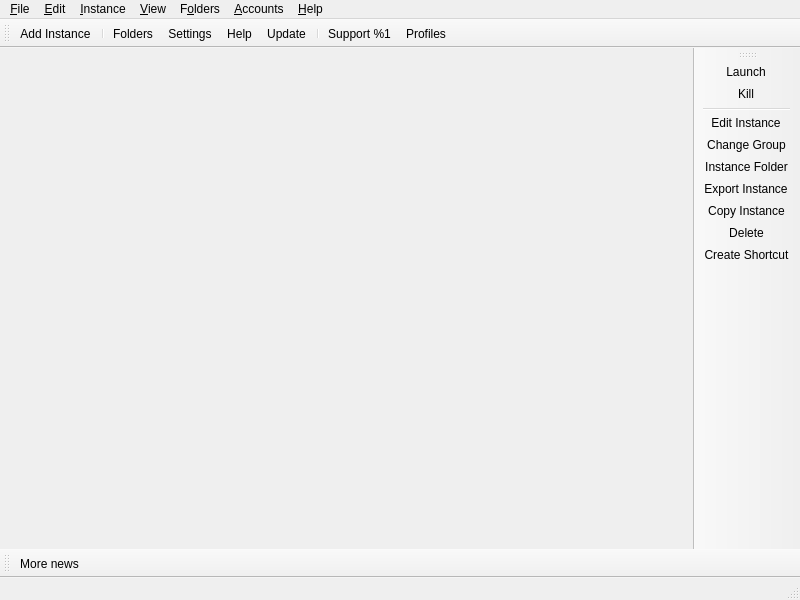
<?xml version="1.0" encoding="UTF-8"?>
<ui version="4.0">
 <class>MainWindow</class>
 <widget class="QMainWindow" name="MainWindow">
  <property name="geometry">
   <rect>
    <x>0</x>
    <y>0</y>
    <width>800</width>
    <height>600</height>
   </rect>
  </property>
  <property name="windowTitle">
   <string notr="true">MainWindow</string>
  </property>
  <widget class="QWidget" name="centralWidget">
   <layout class="QHBoxLayout" name="horizontalLayout">
    <property name="spacing">
     <number>0</number>
    </property>
    <property name="leftMargin">
     <number>0</number>
    </property>
    <property name="topMargin">
     <number>0</number>
    </property>
    <property name="rightMargin">
     <number>0</number>
    </property>
    <property name="bottomMargin">
     <number>0</number>
    </property>
   </layout>
  </widget>
  <widget class="QStatusBar" name="statusBar"/>
  <widget class="QToolBar" name="instanceToolBar">
   <property name="enabled">
    <bool>true</bool>
   </property>
   <property name="windowTitle">
    <string>Instance ToolBar</string>
   </property>
   <property name="allowedAreas">
    <set>Qt::ToolBarArea::LeftToolBarArea|Qt::ToolBarArea::RightToolBarArea</set>
   </property>
   <property name="iconSize">
    <size>
     <width>16</width>
     <height>16</height>
    </size>
   </property>
   <property name="toolButtonStyle">
    <enum>Qt::ToolButtonStyle::ToolButtonTextBesideIcon</enum>
   </property>
   <property name="floatable">
    <bool>false</bool>
   </property>
   <attribute name="toolBarArea">
    <enum>RightToolBarArea</enum>
   </attribute>
   <attribute name="toolBarBreak">
    <bool>false</bool>
   </attribute>
   <addaction name="actionLaunchInstance"/>
   <addaction name="actionKillInstance"/>
   <addaction name="separator"/>
   <addaction name="actionEditInstance"/>
   <addaction name="actionChangeInstGroup"/>
   <addaction name="actionViewSelectedInstFolder"/>
   <addaction name="actionExportInstance"/>
   <addaction name="actionCopyInstance"/>
   <addaction name="actionDeleteInstance"/>
   <addaction name="actionCreateInstanceShortcut"/>
  </widget>
  <widget class="QToolBar" name="mainToolBar">
   <property name="windowTitle">
    <string>Main Toolbar</string>
   </property>
   <property name="allowedAreas">
    <set>Qt::ToolBarArea::BottomToolBarArea|Qt::ToolBarArea::TopToolBarArea</set>
   </property>
   <property name="toolButtonStyle">
    <enum>Qt::ToolButtonStyle::ToolButtonTextBesideIcon</enum>
   </property>
   <property name="floatable">
    <bool>false</bool>
   </property>
   <attribute name="toolBarArea">
    <enum>TopToolBarArea</enum>
   </attribute>
   <attribute name="toolBarBreak">
    <bool>false</bool>
   </attribute>
   <addaction name="actionAddInstance"/>
   <addaction name="separator"/>
   <addaction name="actionFoldersButton"/>
   <addaction name="actionSettings"/>
   <addaction name="actionHelpButton"/>
   <addaction name="actionCheckUpdate"/>
   <addaction name="separator"/>
   <addaction name="actionPatreon"/>
   <addaction name="actionAccountsButton"/>
  </widget>
  <widget class="QToolBar" name="newsToolBar">
   <property name="windowTitle">
    <string>News Toolbar</string>
   </property>
   <property name="allowedAreas">
    <set>Qt::ToolBarArea::BottomToolBarArea|Qt::ToolBarArea::TopToolBarArea</set>
   </property>
   <property name="iconSize">
    <size>
     <width>16</width>
     <height>16</height>
    </size>
   </property>
   <property name="toolButtonStyle">
    <enum>Qt::ToolButtonStyle::ToolButtonTextBesideIcon</enum>
   </property>
   <property name="floatable">
    <bool>false</bool>
   </property>
   <attribute name="toolBarArea">
    <enum>BottomToolBarArea</enum>
   </attribute>
   <attribute name="toolBarBreak">
    <bool>false</bool>
   </attribute>
   <addaction name="actionMoreNews"/>
  </widget>
  <widget class="QMenuBar" name="menuBar">
   <property name="geometry">
    <rect>
     <x>0</x>
     <y>0</y>
     <width>800</width>
     <height>23</height>
    </rect>
   </property>
   <widget class="QMenu" name="fileMenu">
    <property name="title">
     <string>&amp;File</string>
    </property>
    <property name="toolTipsVisible">
     <bool>true</bool>
    </property>
    <addaction name="actionAddInstance"/>
    <addaction name="separator"/>
    <addaction name="actionLaunchInstance"/>
    <addaction name="actionLaunchInstanceOffline"/>
    <addaction name="actionKillInstance"/>
    <addaction name="separator"/>
    <addaction name="actionEditInstance"/>
    <addaction name="actionChangeInstGroup"/>
    <addaction name="actionViewSelectedInstFolder"/>
    <addaction name="actionExportInstance"/>
    <addaction name="actionCopyInstance"/>
    <addaction name="actionDeleteInstance"/>
    <addaction name="actionCreateInstanceShortcut"/>
    <addaction name="separator"/>
    <addaction name="actionSettings"/>
   </widget>
   <widget class="QMenu" name="editMenu">
    <property name="title">
     <string>&amp;Edit</string>
    </property>
    <property name="toolTipsVisible">
     <bool>true</bool>
    </property>
    <addaction name="actionUndoTrashInstance"/>
    <addaction name="separator"/>
    <addaction name="actionRenameInstance"/>
    <addaction name="actionChangeInstIcon"/>
   </widget>
   <widget class="QMenu" name="instanceMenu">
    <property name="title">
     <string>&amp;Instance</string>
    </property>
    <property name="toolTipsVisible">
     <bool>true</bool>
    </property>
    <addaction name="actionInstanceSettings"/>
    <addaction name="actionEditInstNotes"/>
    <addaction name="separator"/>
    <addaction name="actionMods"/>
    <addaction name="actionWorlds"/>
    <addaction name="actionScreenshots"/>
    <addaction name="separator"/>
    <addaction name="actionViewSelectedMCFolder"/>
    <addaction name="actionViewSelectedModsFolder"/>
    <addaction name="actionConfig_Folder"/>
   </widget>
   <widget class="QMenu" name="viewMenu">
    <property name="title">
     <string>&amp;View</string>
    </property>
    <property name="toolTipsVisible">
     <bool>true</bool>
    </property>
    <addaction name="actionLockToolbars"/>
    <addaction name="separator"/>
    <addaction name="actionMenuBarInsteadOfToolBar"/>
   </widget>
   <widget class="QMenu" name="foldersMenu">
    <property name="title">
     <string>F&amp;olders</string>
    </property>
    <property name="toolTipsVisible">
     <bool>true</bool>
    </property>
    <addaction name="actionViewLauncherRootFolder"/>
    <addaction name="separator"/>
    <addaction name="actionViewInstanceFolder"/>
    <addaction name="actionViewCentralModsFolder"/>
    <addaction name="actionViewSkinsFolder"/>
    <addaction name="actionViewJavaFolder"/>
    <addaction name="separator"/>
    <addaction name="actionViewIconsFolder"/>
    <addaction name="actionViewIconThemeFolder"/>
    <addaction name="actionViewColorSchemeFolder"/>
    <addaction name="separator"/>
    <addaction name="actionViewLogsFolder"/>
   </widget>
   <widget class="QMenu" name="helpMenu">
    <property name="title">
     <string>&amp;Help</string>
    </property>
    <property name="toolTipsVisible">
     <bool>true</bool>
    </property>
    <addaction name="actionReportBug"/>
    <addaction name="actionDISCORD"/>
    <addaction name="actionREDDIT"/>
    <addaction name="actionPlugins"/>
    <addaction name="actionMeshMCLogs"/>
    <addaction name="actionAbout"/>
    <addaction name="separator"/>
    <addaction name="actionCheckUpdate"/>
   </widget>
   <widget class="QMenu" name="accountMenu">
    <property name="title">
     <string>&amp;Accounts</string>
    </property>
   </widget>
   <addaction name="fileMenu"/>
   <addaction name="editMenu"/>
   <addaction name="instanceMenu"/>
   <addaction name="viewMenu"/>
   <addaction name="foldersMenu"/>
   <addaction name="accountMenu"/>
   <addaction name="helpMenu"/>
  </widget>
  <action name="actionAddInstance">
   <property name="meshmcIcon" stdset="0">
    <string notr="true">new</string>
   </property>
   <property name="text">
    <string>Add Instance</string>
   </property>
   <property name="toolTip">
    <string>Add a new instance.</string>
   </property>
   <property name="menuRole">
    <enum>QAction::MenuRole::NoRole</enum>
   </property>
  </action>
  <action name="actionUndoTrashInstance">
   <property name="enabled">
    <bool>false</bool>
   </property>
   <property name="text">
    <string>Undo Last Instance Deletion</string>
   </property>
   <property name="toolTip">
    <string>Bring the instance you last sent to the trash back, along with its shortcuts.</string>
   </property>
   <property name="menuRole">
    <enum>QAction::MenuRole::NoRole</enum>
   </property>
  </action>
  <action name="actionViewLauncherRootFolder">
   <property name="meshmcIcon" stdset="0">
    <string notr="true">viewfolder</string>
   </property>
   <property name="text">
    <string>Launcher Root</string>
   </property>
   <property name="toolTip">
    <string>Open the launcher's root folder in a file browser.</string>
   </property>
   <property name="menuRole">
    <enum>QAction::MenuRole::NoRole</enum>
   </property>
  </action>
  <action name="actionViewInstanceFolder">
   <property name="meshmcIcon" stdset="0">
    <string notr="true">viewfolder</string>
   </property>
   <property name="text">
    <string>Instances</string>
   </property>
   <property name="toolTip">
    <string>Open the instance folder in a file browser.</string>
   </property>
   <property name="menuRole">
    <enum>QAction::MenuRole::NoRole</enum>
   </property>
  </action>
  <action name="actionViewCentralModsFolder">
   <property name="meshmcIcon" stdset="0">
    <string notr="true">centralmods</string>
   </property>
   <property name="text">
    <string>Central Mods</string>
   </property>
   <property name="toolTip">
    <string>Open the central mods folder in a file browser.</string>
   </property>
   <property name="menuRole">
    <enum>QAction::MenuRole::NoRole</enum>
   </property>
  </action>
  <action name="actionViewSkinsFolder">
   <property name="meshmcIcon" stdset="0">
    <string notr="true">viewfolder</string>
   </property>
   <property name="text">
    <string>Skins</string>
   </property>
   <property name="toolTip">
    <string>Open the skins folder in a file browser.</string>
   </property>
   <property name="menuRole">
    <enum>QAction::MenuRole::NoRole</enum>
   </property>
  </action>
  <action name="actionViewJavaFolder">
   <property name="meshmcIcon" stdset="0">
    <string notr="true">viewfolder</string>
   </property>
   <property name="text">
    <string>Java</string>
   </property>
   <property name="toolTip">
    <string>Open the Java folder in a file browser. Only available if the built-in Java downloader is used.</string>
   </property>
   <property name="menuRole">
    <enum>QAction::MenuRole::NoRole</enum>
   </property>
  </action>
  <action name="actionViewIconThemeFolder">
   <property name="meshmcIcon" stdset="0">
    <string notr="true">viewfolder</string>
   </property>
   <property name="text">
    <string>Icon Themes</string>
   </property>
   <property name="toolTip">
    <string>Open the folder for your own icon themes in a file browser.</string>
   </property>
   <property name="menuRole">
    <enum>QAction::MenuRole::NoRole</enum>
   </property>
  </action>
  <action name="actionViewColorSchemeFolder">
   <property name="meshmcIcon" stdset="0">
    <string notr="true">viewfolder</string>
   </property>
   <property name="text">
    <string>Color Schemes</string>
   </property>
   <property name="toolTip">
    <string>Open the folder for your own color schemes in a file browser.</string>
   </property>
   <property name="menuRole">
    <enum>QAction::MenuRole::NoRole</enum>
   </property>
  </action>
  <action name="actionViewIconsFolder">
   <property name="meshmcIcon" stdset="0">
    <string notr="true">viewfolder</string>
   </property>
   <property name="text">
    <string>Instance Icons</string>
   </property>
   <property name="toolTip">
    <string>Open the instance icons folder in a file browser.</string>
   </property>
   <property name="menuRole">
    <enum>QAction::MenuRole::NoRole</enum>
   </property>
  </action>
  <action name="actionViewLogsFolder">
   <property name="meshmcIcon" stdset="0">
    <string notr="true">viewfolder</string>
   </property>
   <property name="text">
    <string>Logs</string>
   </property>
   <property name="toolTip">
    <string>Open the logs folder in a file browser.</string>
   </property>
   <property name="menuRole">
    <enum>QAction::MenuRole::NoRole</enum>
   </property>
  </action>
  <action name="actionSettings">
   <property name="meshmcIcon" stdset="0">
    <string notr="true">settings</string>
   </property>
   <property name="text">
    <string>Settings</string>
   </property>
   <property name="toolTip">
    <string>Change settings.</string>
   </property>
   <property name="menuRole">
    <enum>QAction::MenuRole::TextHeuristicRole</enum>
   </property>
  </action>
  <action name="actionMeshMCLogs">
   <property name="meshmcIcon" stdset="0">
    <string notr="true">log</string>
   </property>
   <property name="text">
    <string>MeshMC Logs</string>
   </property>
   <property name="toolTip">
    <string>View and manage MeshMC application logs.</string>
   </property>
   <property name="menuRole">
    <enum>QAction::MenuRole::NoRole</enum>
   </property>
  </action>
  <action name="actionAbout">
   <property name="meshmcIcon" stdset="0">
    <string notr="true">about</string>
   </property>
   <property name="text">
    <string>About %1</string>
   </property>
   <property name="toolTip">
    <string>View information about %1.</string>
   </property>
   <property name="menuRole">
    <enum>QAction::MenuRole::TextHeuristicRole</enum>
   </property>
  </action>
  <action name="actionManageAccounts">
   <property name="meshmcIcon" stdset="0">
    <string notr="true">accounts</string>
   </property>
   <property name="text">
    <string>Manage Accounts</string>
   </property>
   <property name="toolTip">
    <string>Manage Microsoft Accounts.</string>
   </property>
   <property name="menuRole">
    <enum>QAction::MenuRole::NoRole</enum>
   </property>
  </action>
  <action name="actionManageSkins">
   <property name="meshmcIcon" stdset="0">
    <string notr="true">settings</string>
   </property>
   <property name="text">
    <string>Manage Skins</string>
   </property>
   <property name="toolTip">
    <string>Manage the skins of the currently selected account.</string>
   </property>
   <property name="menuRole">
    <enum>QAction::MenuRole::NoRole</enum>
   </property>
  </action>
  <action name="actionLockToolbars">
   <property name="checkable">
    <bool>true</bool>
   </property>
   <property name="text">
    <string>Lock Toolbars</string>
   </property>
   <property name="toolTip">
    <string>Prevent the toolbars from being dragged around.</string>
   </property>
   <property name="menuRole">
    <enum>QAction::MenuRole::NoRole</enum>
   </property>
  </action>
  <action name="actionMoreNews">
   <property name="meshmcIcon" stdset="0">
    <string notr="true">news</string>
   </property>
   <property name="text">
    <string>More news...</string>
   </property>
   <property name="toolTip">
    <string>Open the development blog to read more news about %1.</string>
   </property>
   <property name="menuRole">
    <enum>QAction::MenuRole::NoRole</enum>
   </property>
  </action>
  <action name="actionMenuBarInsteadOfToolBar">
   <property name="checkable">
    <bool>true</bool>
   </property>
   <property name="text">
    <string>Menu Bar Instead of Tool Bar</string>
   </property>
   <property name="toolTip">
    <string>Keep this menu bar and hide the main toolbar. Without it, tap Alt to show the menu bar for a moment.</string>
   </property>
   <property name="menuRole">
    <enum>QAction::MenuRole::NoRole</enum>
   </property>
  </action>
  <action name="actionChangeInstIcon">
   <property name="text">
    <string>Change Icon</string>
   </property>
   <property name="toolTip">
    <string>Change the selected instance's icon.</string>
   </property>
   <property name="menuRole">
    <enum>QAction::MenuRole::NoRole</enum>
   </property>
  </action>
  <action name="actionRenameInstance">
   <property name="meshmcIcon" stdset="0">
    <string notr="true">rename</string>
   </property>
   <property name="text">
    <string>Rename</string>
   </property>
   <property name="toolTip">
    <string>Rename the selected instance.</string>
   </property>
   <property name="menuRole">
    <enum>QAction::MenuRole::NoRole</enum>
   </property>
  </action>
  <action name="actionLaunchInstance">
   <property name="meshmcIcon" stdset="0">
    <string notr="true">launch</string>
   </property>
   <property name="text">
    <string>Launch</string>
   </property>
   <property name="toolTip">
    <string>Launch the selected instance.</string>
   </property>
   <property name="menuRole">
    <enum>QAction::MenuRole::NoRole</enum>
   </property>
  </action>
  <action name="actionKillInstance">
   <property name="meshmcIcon" stdset="0">
    <string notr="true">status-bad</string>
   </property>
   <property name="text">
    <string>Kill</string>
   </property>
   <property name="toolTip">
    <string>Kill the running instance.</string>
   </property>
   <property name="shortcut">
    <string>Ctrl+K</string>
   </property>
   <property name="menuRole">
    <enum>QAction::MenuRole::NoRole</enum>
   </property>
  </action>
  <action name="actionLaunchInstanceOffline">
   <property name="meshmcIcon" stdset="0">
    <string notr="true">launch</string>
   </property>
   <property name="text">
    <string>Launch Offline</string>
   </property>
   <property name="toolTip">
    <string>Launch the selected instance in offline mode.</string>
   </property>
   <property name="menuRole">
    <enum>QAction::MenuRole::NoRole</enum>
   </property>
  </action>
  <action name="actionEditInstance">
   <property name="meshmcIcon" stdset="0">
    <string notr="true">settings</string>
   </property>
   <property name="text">
    <string>Edit Instance</string>
   </property>
   <property name="toolTip">
    <string>Change the instance settings, mods and versions.</string>
   </property>
   <property name="menuRole">
    <enum>QAction::MenuRole::NoRole</enum>
   </property>
  </action>
  <action name="actionInstanceSettings">
   <property name="meshmcIcon" stdset="0">
    <string notr="true">instance-settings</string>
   </property>
   <property name="text">
    <string>Instance Settings</string>
   </property>
   <property name="toolTip">
    <string>Open the settings for the selected instance.</string>
   </property>
   <property name="menuRole">
    <enum>QAction::MenuRole::TextHeuristicRole</enum>
   </property>
  </action>
  <action name="actionEditInstNotes">
   <property name="meshmcIcon" stdset="0">
    <string notr="true">notes</string>
   </property>
   <property name="text">
    <string>Edit Notes</string>
   </property>
   <property name="toolTip">
    <string>Edit the notes for the selected instance.</string>
   </property>
   <property name="menuRole">
    <enum>QAction::MenuRole::NoRole</enum>
   </property>
  </action>
  <action name="actionMods">
   <property name="meshmcIcon" stdset="0">
    <string notr="true">loadermods</string>
   </property>
   <property name="text">
    <string>View Mods</string>
   </property>
   <property name="toolTip">
    <string>View the mods of this instance.</string>
   </property>
   <property name="menuRole">
    <enum>QAction::MenuRole::NoRole</enum>
   </property>
  </action>
  <action name="actionWorlds">
   <property name="meshmcIcon" stdset="0">
    <string notr="true">worlds</string>
   </property>
   <property name="text">
    <string>View Worlds</string>
   </property>
   <property name="toolTip">
    <string>View the worlds of this instance.</string>
   </property>
   <property name="menuRole">
    <enum>QAction::MenuRole::NoRole</enum>
   </property>
  </action>
  <action name="actionScreenshots">
   <property name="meshmcIcon" stdset="0">
    <string notr="true">screenshots</string>
   </property>
   <property name="text">
    <string>Manage Screenshots</string>
   </property>
   <property name="toolTip">
    <string>View and upload screenshots for this instance.</string>
   </property>
   <property name="menuRole">
    <enum>QAction::MenuRole::NoRole</enum>
   </property>
  </action>
  <action name="actionChangeInstGroup">
   <property name="meshmcIcon" stdset="0">
    <string notr="true">tag</string>
   </property>
   <property name="text">
    <string>Change Group</string>
   </property>
   <property name="toolTip">
    <string>Change the selected instance's group.</string>
   </property>
   <property name="menuRole">
    <enum>QAction::MenuRole::NoRole</enum>
   </property>
  </action>
  <action name="actionViewSelectedMCFolder">
   <property name="meshmcIcon" stdset="0">
    <string notr="true">minecraft</string>
   </property>
   <property name="text">
    <string>Minecraft Folder</string>
   </property>
   <property name="toolTip">
    <string>Open the selected instance's minecraft folder in a file browser.</string>
   </property>
   <property name="menuRole">
    <enum>QAction::MenuRole::NoRole</enum>
   </property>
  </action>
  <action name="actionViewSelectedModsFolder">
   <property name="meshmcIcon" stdset="0">
    <string notr="true">loadermods</string>
   </property>
   <property name="text">
    <string>Mods Folder</string>
   </property>
   <property name="toolTip">
    <string>Open the selected instance's mods folder in a file browser.</string>
   </property>
   <property name="menuRole">
    <enum>QAction::MenuRole::NoRole</enum>
   </property>
  </action>
  <action name="actionConfig_Folder">
   <property name="meshmcIcon" stdset="0">
    <string notr="true">custom-commands</string>
   </property>
   <property name="text">
    <string>Config Folder</string>
   </property>
   <property name="toolTip">
    <string>Open the instance's config folder.</string>
   </property>
   <property name="menuRole">
    <enum>QAction::MenuRole::TextHeuristicRole</enum>
   </property>
  </action>
  <action name="actionViewSelectedInstFolder">
   <property name="meshmcIcon" stdset="0">
    <string notr="true">viewfolder</string>
   </property>
   <property name="text">
    <string>Instance Folder</string>
   </property>
   <property name="toolTip">
    <string>Open the selected instance's root folder in a file browser.</string>
   </property>
   <property name="menuRole">
    <enum>QAction::MenuRole::NoRole</enum>
   </property>
  </action>
  <action name="actionExportInstance">
   <property name="meshmcIcon" stdset="0">
    <string notr="true">export</string>
   </property>
   <property name="text">
    <string>E&amp;xport...</string>
   </property>
   <property name="iconText">
    <string>Export Instance</string>
   </property>
   <property name="toolTip">
    <string>Export the selected instance to supported formats.</string>
   </property>
   <property name="menuRole">
    <enum>QAction::MenuRole::NoRole</enum>
   </property>
  </action>
  <action name="actionExportInstanceZip">
   <property name="meshmcIcon" stdset="0">
    <string notr="true">launcher</string>
   </property>
   <property name="text">
    <string>%1 (zip)</string>
   </property>
   <property name="menuRole">
    <enum>QAction::MenuRole::NoRole</enum>
   </property>
  </action>
  <action name="actionExportInstanceMrPack">
   <property name="meshmcIcon" stdset="0">
    <string notr="true">modrinth</string>
   </property>
   <property name="text">
    <string>Modrinth (mrpack)</string>
   </property>
   <property name="menuRole">
    <enum>QAction::MenuRole::NoRole</enum>
   </property>
  </action>
  <action name="actionExportInstanceFlamePack">
   <property name="meshmcIcon" stdset="0">
    <string notr="true">flame</string>
   </property>
   <property name="text">
    <string>CurseForge (zip)</string>
   </property>
   <property name="menuRole">
    <enum>QAction::MenuRole::NoRole</enum>
   </property>
  </action>
  <action name="actionDeleteInstance">
   <property name="meshmcIcon" stdset="0">
    <string notr="true">delete</string>
   </property>
   <property name="text">
    <string>Delete</string>
   </property>
   <property name="toolTip">
    <string>Delete the selected instance.</string>
   </property>
   <property name="menuRole">
    <enum>QAction::MenuRole::NoRole</enum>
   </property>
  </action>
  <action name="actionCopyInstance">
   <property name="meshmcIcon" stdset="0">
    <string notr="true">copy</string>
   </property>
   <property name="text">
    <string>Copy Instance</string>
   </property>
   <property name="toolTip">
    <string>Copy the selected instance.</string>
   </property>
   <property name="menuRole">
    <enum>QAction::MenuRole::NoRole</enum>
   </property>
  </action>
  <action name="actionCreateInstanceShortcut">
   <property name="meshmcIcon" stdset="0">
    <string notr="true">shortcut</string>
   </property>
   <property name="text">
    <string>Create Shortcut</string>
   </property>
   <property name="toolTip">
    <string>Create a shortcut in a folder of your choosing that launches the selected instance.</string>
   </property>
   <property name="menuRole">
    <enum>QAction::MenuRole::NoRole</enum>
   </property>
  </action>
  <action name="actionReportBug">
   <property name="meshmcIcon" stdset="0">
    <string notr="true">bug</string>
   </property>
   <property name="text">
    <string>Report a Bug</string>
   </property>
   <property name="toolTip">
    <string>Open the bug tracker to report a bug with %1.</string>
   </property>
   <property name="menuRole">
    <enum>QAction::MenuRole::NoRole</enum>
   </property>
  </action>
  <action name="actionDISCORD">
   <property name="meshmcIcon" stdset="0">
    <string notr="true">discord</string>
   </property>
   <property name="text">
    <string>Discord</string>
   </property>
   <property name="toolTip">
    <string>Open %1 discord voice chat.</string>
   </property>
   <property name="menuRole">
    <enum>QAction::MenuRole::NoRole</enum>
   </property>
  </action>
  <action name="actionREDDIT">
   <property name="meshmcIcon" stdset="0">
    <string notr="true">reddit-alien</string>
   </property>
   <property name="text">
    <string>Reddit</string>
   </property>
   <property name="toolTip">
    <string>Open %1 subreddit.</string>
   </property>
   <property name="menuRole">
    <enum>QAction::MenuRole::NoRole</enum>
   </property>
  </action>
  <action name="actionPlugins">
   <property name="meshmcIcon" stdset="0">
    <string notr="true">plugins</string>
   </property>
   <property name="text">
    <string>Plugins</string>
   </property>
   <property name="toolTip">
    <string>View and manage MMCO Plugins.</string>
   </property>
   <property name="menuRole">
    <enum>QAction::MenuRole::NoRole</enum>
   </property>
  </action>
  <action name="actionCheckUpdate">
   <property name="meshmcIcon" stdset="0">
    <string notr="true">checkupdate</string>
   </property>
   <property name="text">
    <string>Update</string>
   </property>
   <property name="toolTip">
    <string>Check for new updates for %1.</string>
   </property>
   <property name="menuRole">
    <enum>QAction::MenuRole::NoRole</enum>
   </property>
  </action>
  <action name="actionPatreon">
   <property name="meshmcIcon" stdset="0">
    <string notr="true">patreon</string>
   </property>
   <property name="text">
    <string>Support %1</string>
   </property>
   <property name="toolTip">
    <string>Open the %1 Patreon page.</string>
   </property>
   <property name="menuRole">
    <enum>QAction::MenuRole::NoRole</enum>
   </property>
  </action>
  <action name="actionFoldersButton">
   <property name="meshmcIcon" stdset="0">
    <string notr="true">viewfolder</string>
   </property>
   <property name="text">
    <string>Folders</string>
   </property>
   <property name="toolTip">
    <string>Open one of the folders shared between instances.</string>
   </property>
   <property name="menuRole">
    <enum>QAction::MenuRole::NoRole</enum>
   </property>
  </action>
  <action name="actionHelpButton">
   <property name="meshmcIcon" stdset="0">
    <string notr="true">help</string>
   </property>
   <property name="text">
    <string>Help</string>
   </property>
   <property name="toolTip">
    <string>Get help with %1 or Minecraft.</string>
   </property>
   <property name="menuRole">
    <enum>QAction::MenuRole::NoRole</enum>
   </property>
  </action>
  <action name="actionAccountsButton">
   <property name="text">
    <string>Profiles</string>
   </property>
   <property name="menuRole">
    <enum>QAction::MenuRole::NoRole</enum>
   </property>
  </action>
 </widget>
 <resources/>
 <connections/>
</ui>
